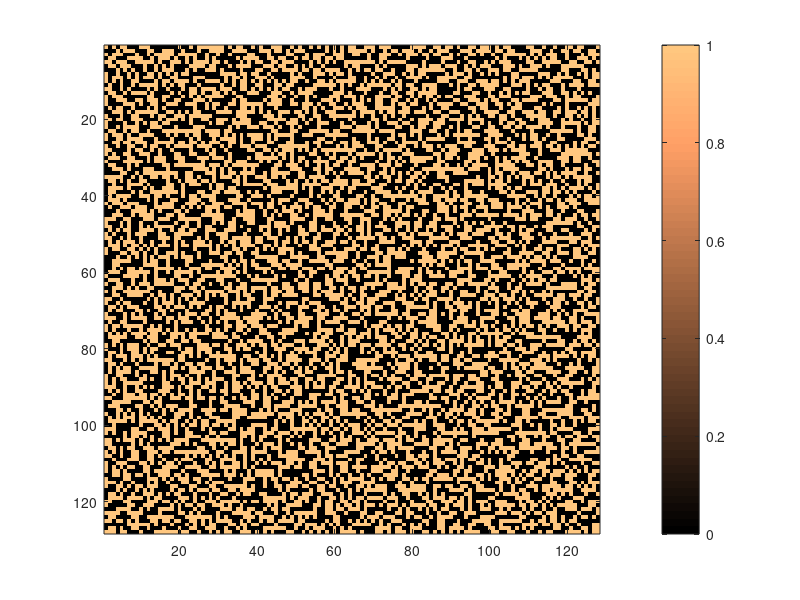

Write the MATLAB code that produced this figure.
close all
clear all
clc

% Translate Matlab pattern file into Scheme file (TracePro)


% Randmask 128x128, Min Feature 13um x 13um(128x128 13um x 13um) 50% Open
load('RndP128_13um.mat');


figure;
imagesc(RndP);
colormap copper;
colorbar;

centre = length(RndP)/2;

[ele_zero_x,ele_zero_y] = find(RndP==0);

unit = 0.013; % mm(TracePro Unit) = 26um

% s = side*[(N+1)/2-a,(N+1)/2-b,zeros(size(a,1),1)];

Seq_Row = (centre - ele_zero_x)*unit + unit/2;
Seq_Col = (centre - ele_zero_y)*unit + unit/2;
Seq_Th = -0.0015/2*ones(size(ele_zero_x,1),1); % Thickness of chrome is 1.5um.
%1mm Borofloat substrate

File_path = 'RndP128_13um.txt';


fID0 = fopen(File_path,'wt');

fprintf(fID0, '%s\n', '(define SetBlocks');
fprintf(fID0, '%s\n', '  (lambda ()');

% Each iteration:31500 max
for i = 1:8192
    
Name_block = strcat('    (define SetBlocks_ID_',num2str(i));
Name_prop = strcat('    (property:apply-name SetBlocks_ID_',num2str(i),' "Block 1")');
Name_move = horzcat('    (edit:move SetBlocks_ID_',num2str(i),' ',num2str(Seq_Col(i)),' ',num2str(Seq_Row(i)),' ',num2str(Seq_Th(i)),')');


fprintf(fID0, '%s\n', Name_block); 
fprintf(fID0, '%s\n', '      (insert:block 0.013 0.013 0.0015) )');
fprintf(fID0, '%s\n', Name_prop);
fprintf(fID0, '%s\n', Name_move);


end

fprintf(fID0, '%s\n', '    )');
fprintf(fID0, '%s\n', '  )');





fclose(fID0);